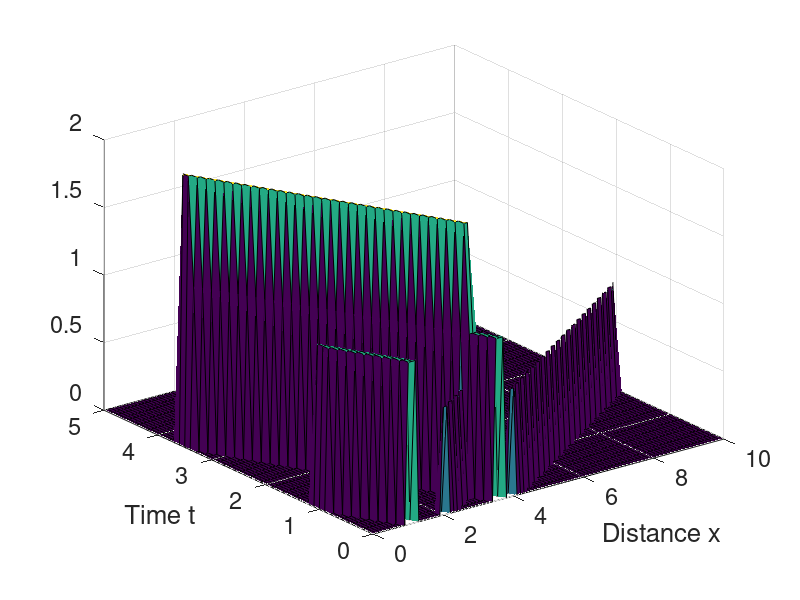
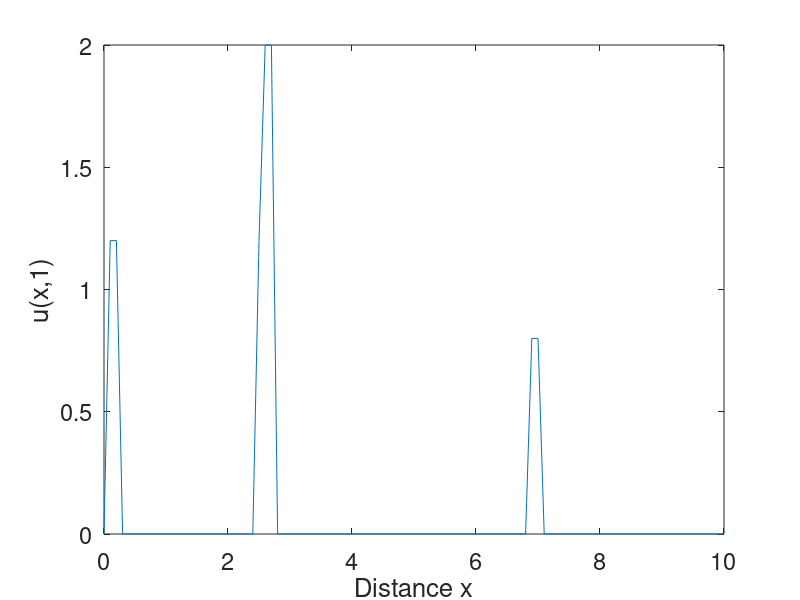
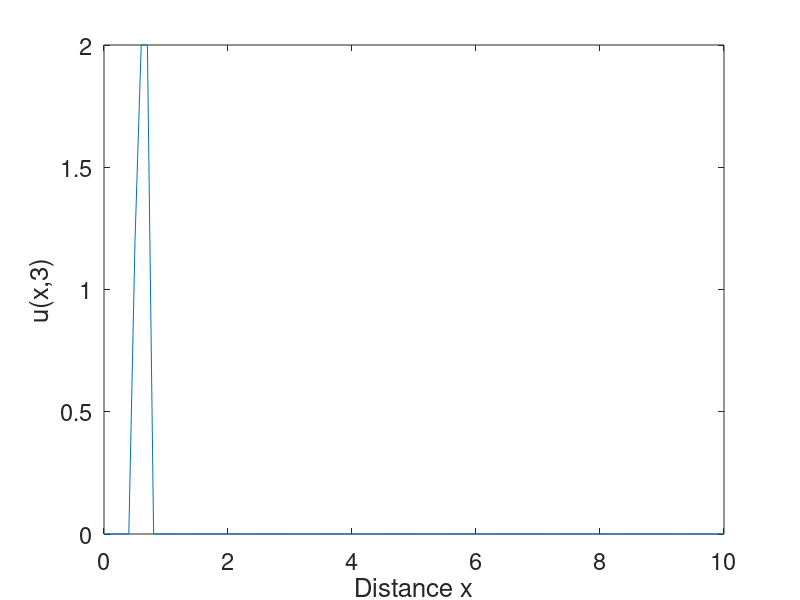

The MATLAB source for these figures, in order:
function switchedtrafficflow


    %deltat and h must be equal
    h = 0.1;
    deltat = 0.1;
    m = 10/h + 1; %number of mesh points, 51 mesh points including 2 edge points
    t = 5/deltat + 1; %number of time steps
    v1 = 3;
    v2 = -1;
    rho_c = 1;

    u = zeros(m - 2, t);
    u0 = zeros(m - 2, 1);
    u0(10) = 1.2;
    u0(11) = 1.2;
    u0(12) = 1.2;
    u0(20) = 0.8;
    u0(21) = 0.8;
    u0(35) = 1.2;
    u0(36) = 1.2;
    u0(37) = 1.2;
    u0(39) = 0.8;
    u0(40) = 0.8;
    u(:,1) = u0;


    for i = 1 : t - 1  %time point
        for j = 1 : m - 2   %mesh point    
            if u(j, i) >= rho_c && j + v2 >= 1  %v2 = -1, backward wave
                u(j + v2, i + 1) = u(j, i) + u(j + v2, i + 1);    
            end

            if u(j, i) < rho_c && j + v1 <= m - 2
                u(j + v1, i + 1) = u(j, i) + u(j + v1,i + 1);   %v1 = 4, forward wave
            end

        end
        %size(u)
        %disp(u(:,1));
    end


    xlist = linspace(0,10,m);
    tlist = linspace(0,5,t);
    u = [zeros(1, t); u; zeros(1, t)];
    u = u';


    size(xlist);
    size(tlist);
    size(u);



    surf(xlist,tlist,u) 
    %title('Numerical solution computed with 100 mesh points.')
    xlabel('Distance x', 'FontSize', 18)
    ylabel('Time t', 'FontSize', 18)
    set(gca,'FontSize',17)
    
    figure
    plot(xlist,u(11,:))
    %title('Solution at t = 1')
    xlabel('Distance x', 'FontSize', 18)
    ylabel('u(x,1)', 'FontSize', 18)
    set(gca,'FontSize',17)

    figure
    plot(xlist,u(31,:))
    %title('Solution at t = 3')
    xlabel('Distance x', 'FontSize', 18)
    ylabel('u(x,3)', 'FontSize', 18)
    set(gca,'FontSize',17)
end